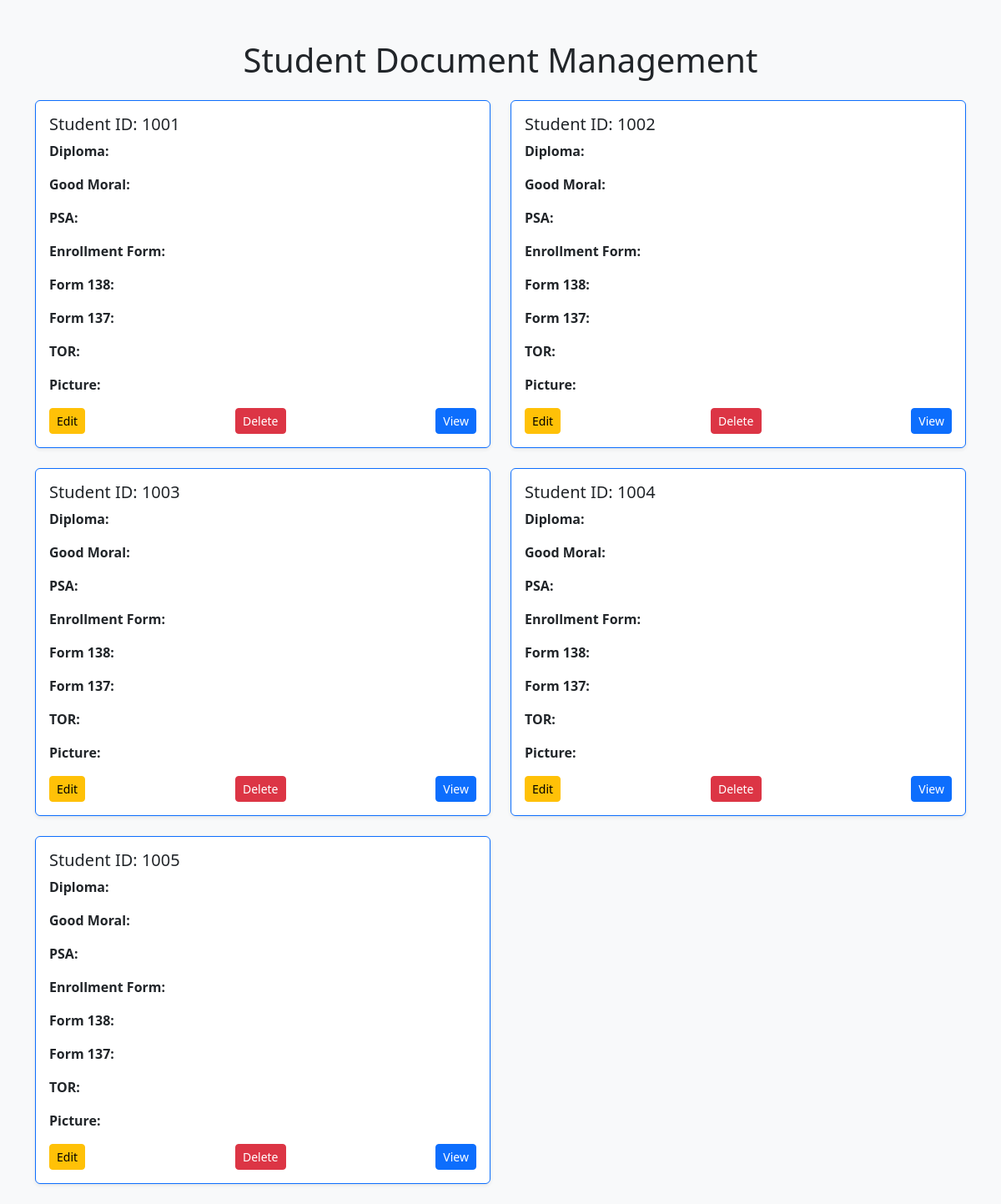
The app's page /Archiving/html2.php, older data.
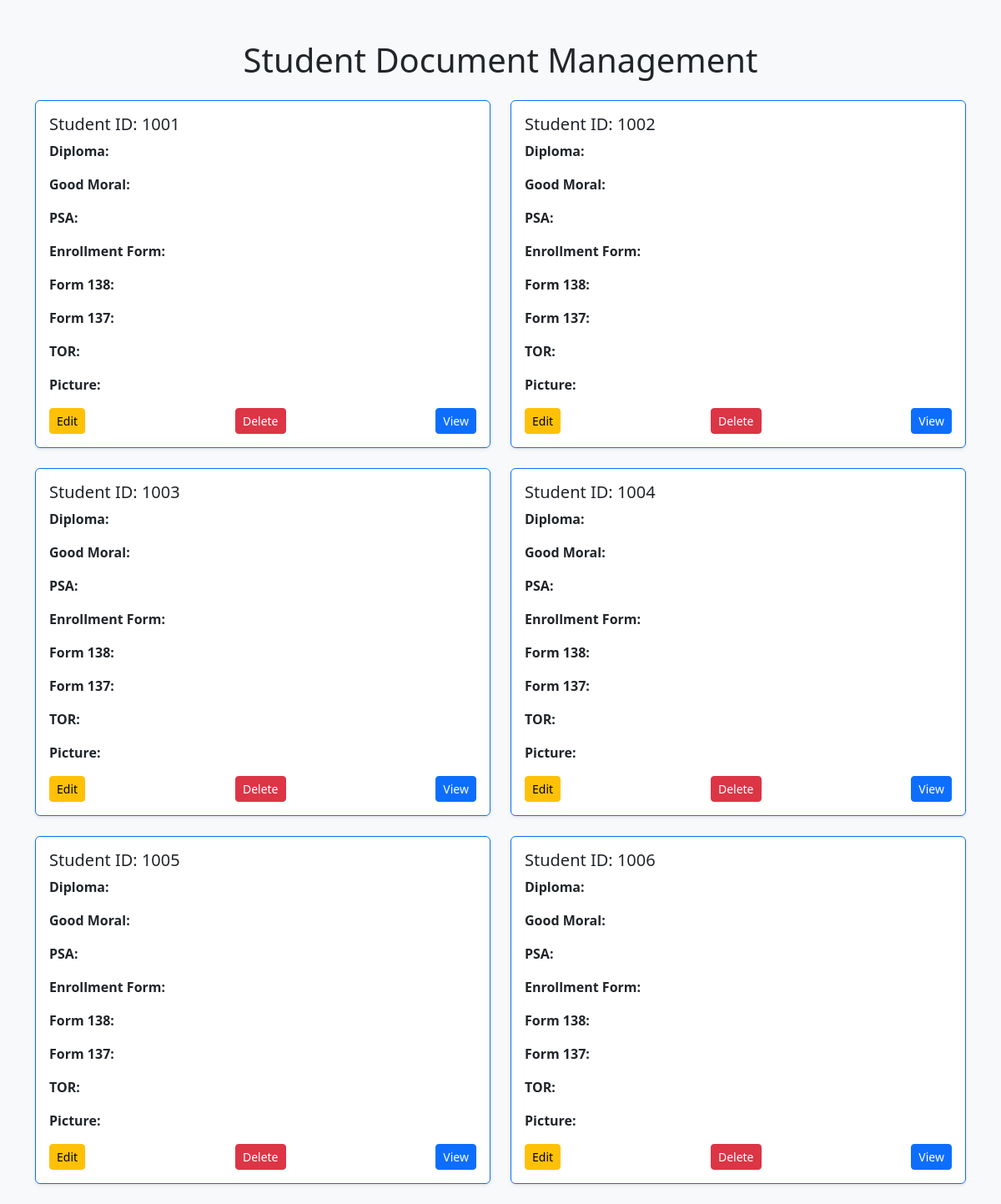
The same page, newer data.
### tables this page shows
CREATE TABLE `students` (
  `student_id` int(11) NOT NULL,
  `firstname` varchar(255) NOT NULL,
  `middlename` varchar(255) DEFAULT NULL,
  `lastname` varchar(255) NOT NULL,
  `course` varchar(100) NOT NULL,
  `year_level` int(11) NOT NULL,
  `fullname` varchar(200) GENERATED ALWAYS AS (concat(`firstname`,' ',`lastname`)) STORED
);

### Archiving/html2.php (the view, shortened to what this page needs)
<?php
$conn = new mysqli("localhost", "root", "", "student_management");
$result = $conn->query("SELECT * FROM students");
?>
<!DOCTYPE html>
<html lang="en">
<head>
    <link href="https://cdn.jsdelivr.net/npm/bootstrap@5.3.1/dist/css/bootstrap.min.css" rel="stylesheet">
</head>
<body class="bg-light">
    <div class="container mt-5">
        <h1 class="text-center mb-4">Student Document Management</h1>
        <div class="row">
            <?php while ($student = $result->fetch_assoc()): ?>
            <div class="col-md-6">
                <div class="card mb-4 shadow-sm border-primary">
                    <div class="card-body">
                        <h5 class="card-title">Student ID: <?php echo $student['student_id']; ?></h5>
                        <p><strong>Diploma:</strong> <?php echo $student['diploma']; ?></p>
                        <p><strong>Good Moral:</strong> <?php echo $student['good_moral']; ?></p>
                        <p><strong>PSA:</strong> <?php echo $student['psa']; ?></p>
                        <p><strong>Enrollment Form:</strong> <?php echo $student['enrollment_form']; ?></p>
                        <p><strong>Form 138:</strong> <?php echo $student['form138']; ?></p>
                        <p><strong>Form 137:</strong> <?php echo $student['form137']; ?></p>
                        <p><strong>TOR:</strong> <?php echo $student['tor']; ?></p>
                        <p><strong>Picture:</strong> <?php echo $student['picture']; ?></p>
                        <div class="d-flex justify-content-between">
                            <a href="?edit_id=<?php echo $student['student_id']; ?>" class="btn btn-warning btn-sm" data-bs-toggle="modal" data-bs-target="#editModal<?php echo $student['student_id']; ?>">Edit</a>
                            <a href="?delete_id=<?php echo $student['student_id']; ?>" class="btn btn-danger btn-sm" onclick="return confirm('Are you sure?');">Delete</a>
                            <a href="?view_id=<?php echo $student['student_id']; ?>" class="btn btn-primary btn-sm">View</a>
                        </div>
                    </div>
                </div>
            </div>
            <?php endwhile; ?>
        </div>
    </div>
</body>
</html>

Row changes from the older to the newer data that the page shows:
added students: student_id "1006"
